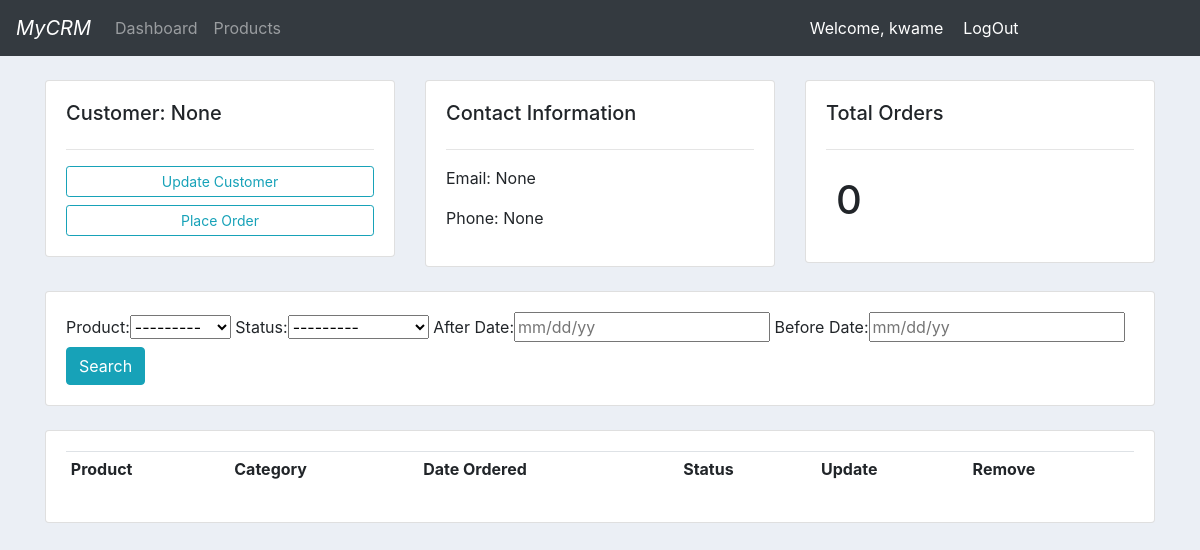
Screenshot of /customer/3 (signed in) with the database file from the repository.
### accounts/models.py (models this page shows, shortened)
class Customer(models.Model):
	user = models.OneToOneField(User, null=True, blank=True, on_delete=models.CASCADE)
	name = models.CharField(max_length=200, null=True)
	phone = models.CharField(max_length=20, null=True)
	email = models.CharField(max_length=200, null=True)
	profile_pic = models.ImageField(default="benz.jpg", null=True, blank=True)
	date_created = models.DateTimeField(auto_now_add=True, null=True)

### accounts/decorators.py (the view)
		def wrapper_func(request, *args, **kwargs):
			group = None
			if request.user.groups.exists():
				group = request.user.groups.all()[0].name
			if group in allowed_roles:
				return view_func(request, *args, **kwargs)
			else:
				return HttpResponse('<p>You are not authorized to view this page</p>')

### accounts/models.py (called while the page is built)
	def __str__(self):
		return self.name

### accounts/views.py (called while the page is built)
@login_required(login_url='accounts:login')
@allowed_users(allowed_roles=['admin'])
def customer(request, pk):
	customer = Customer.objects.get(id=pk)
	orders = customer.order_set.all()
	order_count = orders.count()
	my_filter = OrderFilter(request.GET, queryset=orders)
	orders = my_filter.qs
	context = {
		'customer':customer,
		'orders': orders,
		'order_count': order_count,
		'my_filter':my_filter
	}
	return render(request, 'accounts/customer.html', context)

### accounts/templates/accounts/customer.html (shortened to what this page needs)
{% extends 'accounts/main.html' %}
{% block content %}
	<br>
	<div class="row">
		<div class="col-md">
			<div class="card card-body">
				<h5>Customer: {{customer.name}}</h5>
				<hr>
				<a class="btn btn-outline-info btn-sm btn-block" href="">Update Customer</a>
				<a class="btn btn-outline-info btn-sm btn-block" href="{% url 'accounts:create_order' customer.id %}">Place Order</a>
			</div>
		</div>
		<div class="col-md">
			<div class="card card-body">
				<h5>Contact Information</h5>
				<hr>
				<p>Email: {{customer.email}}</p>
				<p>Phone: {{customer.phone}}</p>
			</div>
		</div>
		<div class="col-md">
			<div class="card card-body">
				<h5>Total Orders</h5>
				<hr>
				<h1 style='text-align: cener; padding: 10px'>{{order_count}}</h1>
			</div>
		</div>
	</div><br>
	<div class="row">
		<div class="col">
			<div class="card card-body">
				<form method='get'>
					{{my_filter.form}}
					<button class="btn btn-info" type="submit">Search</button>
				</form>
			</div>
		</div>
	</div><br>
	<div class="row">
		<div class="col">
			<div class="card card-body">
				<table class="table table-sm">
					<tr>
						<th>Product</th>
						<th>Category</th>
						<th>Date Ordered</th>
						<th>Status</th>
						<th>Update</th>
						<th>Remove</th>
					</tr>
				</table>
			</div>
		</div>
	</div>
{% endblock %}

### accounts/templates/accounts/navbar.html (shortened to what this page needs)
<nav class="navbar navbar-expand-lg navbar-dark bg-dark">
  <a class="navbar-brand" href="{% url 'accounts:home' %}" style="font-style: italic">MyCRM</a>
  <div class="collapse navbar-collapse" id="navbarNav">
    <ul class="navbar-nav">
      {% if request.user.is_staff %}
      <li class="nav-item">
        <a class="nav-link" href="{% url 'accounts:home' % }">Dashboard</a>
      </li>
      <li class="nav-item">
        <a class="nav-link" href="{% url 'accounts:products' %}">Products</a>
      </li>
      {% else %}
      <li class="nav-item">
        <a class="nav-link" href="{% url 'accounts:account' %}">Settings</a>
      </li>
      {% endif %}
    </ul>
  </div>
  <div class="collapse navbar-collapse col-md-4 pull-right" id="navbarNav">
    <span class="navbar-nav pull-left" style="font-size:16px; color:#fff; margin-right:20px; ">Welcome, {{request.user}}</span>
    <span class="navbar-nav pull-right" style="margin-right:20px"><a style="font-size:16px; color:#fff" href="{% url 'accounts:logout' %}">LogOut</a></span>
  </div>
</nav>

### static/css/main.css (style rules this page uses)
body { background-color: #ebeff5; }

### rows the page displays
Customer: name "None", email "None", phone "None"

### other values shown
{{ request.user }} "kwame"
{{ order_count }} "0"
